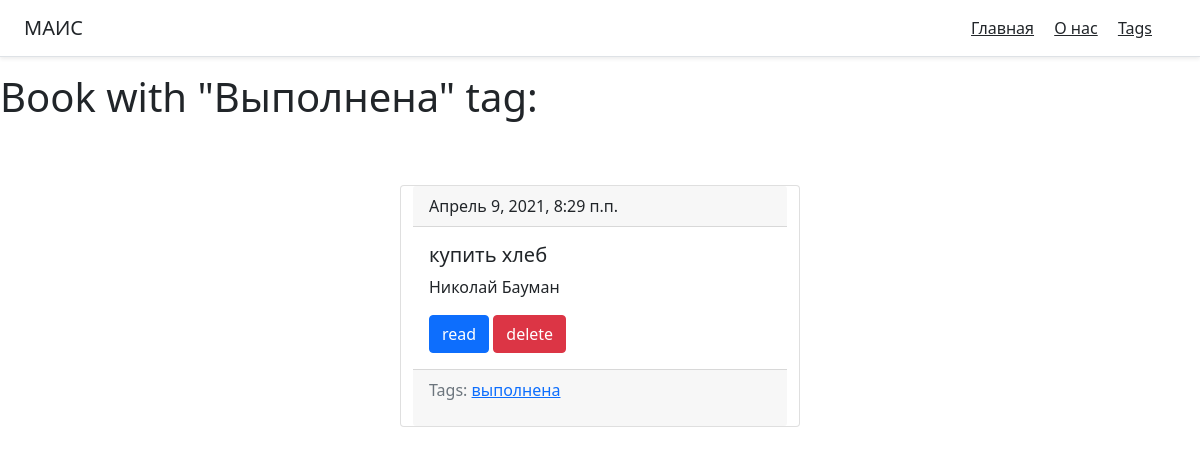
/tag/jdsk/, run on the app's committed database.
### main/models.py (models this page shows, shortened)
class Tag(models.Model):
    title = models.CharField(max_length=50)
    slug = models.SlugField(max_length=50, unique=True)
    def get_absolute_url(self):
        return reverse('tag_detail_url', kwargs={'slug': self.slug})
    class Meta:
        ordering = ['title']

class Book(models.Model):
    title = models.CharField(max_length=20, db_index=True)
    slug = models.SlugField(max_length=150, blank=True, unique=True)
    autor = models.CharField(max_length =150 , db_index=True)
    tags = models.ManyToManyField('Tag', blank=True, related_name='books')
    date_pub = models.DateTimeField(auto_now_add=True)
    text = models.TextField(max_length=500, blank=True)
    def get_absolute_url(self):
        return reverse('book_detail_url', kwargs={'slug': self.slug})
    def get_delete_url(self):
        return reverse('book_delete_url', kwargs={'slug': self.slug})
    class Meta:
        ordering = ['date_pub']

### main/views.py (the view)
# urls.py: path('tag/<str:slug>/', TagDetail.as_view(), name='tag_detail_url'),
class TagDetail(ObjectDetailMixin, View):
    model = Tag
    template = 'main/tag_detail.html'

### main/utils.py (called while the page is built)
    def get(self, request, slug):
        obj = get_object_or_404(self.model, slug__iexact=slug)
        return render(request, self.template , context={self.model.__name__.lower(): obj})

### main/templates/main/tag_detail.html (shortened to what this page needs)
{% extends 'main/base.html' %}
{% block content %}
<h1 class="mb-5">Book with "{{ tag.title|title }}" tag:</h1>
    {% for book in tag.books.all %}
        {% include 'main/includes/book_card_template.html' %}
    {% endfor %}
{% endblock %}

### main/templates/main/includes/book_card_template.html (shortened to what this page needs)
               <div class="container mt-5" style="width : 400px" >
                        <div class="row">
                            <p style="width : 400px">
                        <div class="card mb=4">
                          <div class="card-header">
                            {{ book.date_pub }}
                          </div>
                          <div class="card-body">
                            <h5 class="card-title">{{book.title}}</h5>
                            <p class="card-text">{{ book.autor|truncatewords:15 }}</p>
                            <a href="{{ book.get_absolute_url }}" class="btn btn-primary">read</a>
                            <a href="{{ book.get_delete_url }}" class="btn btn-danger">delete</a>
                          </div>
                              <div class="card-footer text-muted">
                                Tags:
                                  {% for tag in book.tags.all %}
                                  <a href="{{ tag.get_absolute_url }}">{{ tag.title }}</a>
                                  {% endfor %}
                                      </p>
                              </div>
                        </div>

### data on the page
Tag: title "Выполнена", title "выполнена"
Book: date_pub "Апрель 9, 2021, 8:29 п.п.", title "купить хлеб", autor "Николай Бауман"
